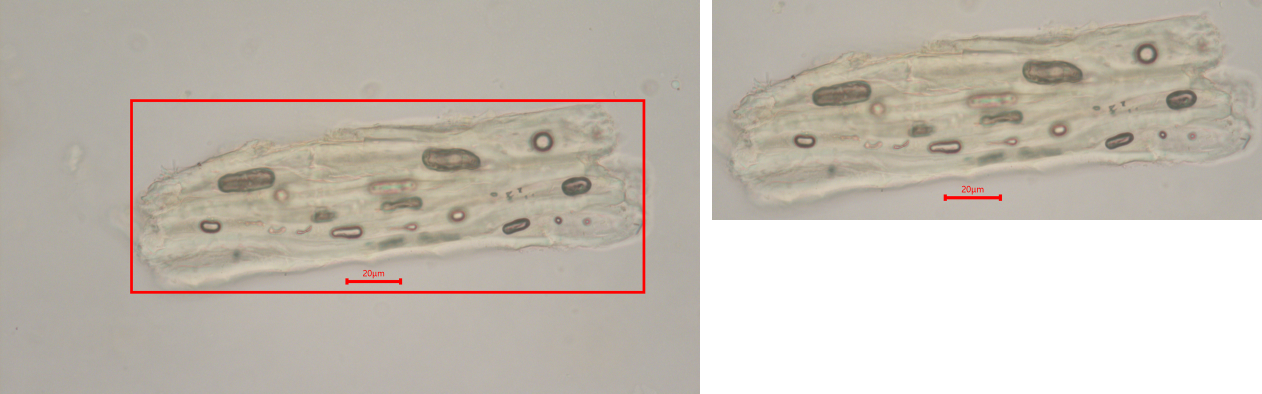
#> input picture tcm_fiber_view_04_01_check.png, 2524 x 788 px (shown at 1/2 size)
$ python -i scalebar_duo.py   (imports and definitions only)
#> lines starting #> are read from the running program, lines starting #| are printed output that depends on the picture; after the words box and inside, x2 and y2 are one past the last pixel; in counts of white or black regions, pixels touching at a corner belong together
#> further down, picture is the input picture: shape (788, 2524, 3); mean B, G, R 178.3, 188, 195.5
# -*- coding: utf-8 -*-
"""对显微图的烧录比例尺做本地 OCR 与视觉旁证交叉验证。

明确的比例尺读数由交付层向下游传递。调用者可传同目录族先验和已获旁证的像素读数。逐图对照入口通过显式 --images 生成 CSV。

主要定义：engine_a、engine_b、cross_validate 和 measure_img_px_per_um。
关联：detect_core.lookup_px_per_um 使用内存图像接口，ls_common 提供标定来源与可信状态。
"""
import argparse
import os
import csv
import re
import unicodedata

import cv2
import numpy as np

import paths                                          # 路径唯一权威（项目根 paths.py）

# 输出目录取路径权威，**不再按自身位置推深度**（2026-10-09：本模块自 标注体系/common 上提到
# 项目根 common/ 后，`dirname(HERE)` 会退到项目根、`results/` 落到错误位置 —— 与 P4-14/P4-15 同类坏点）。
OUT = os.path.join(paths.DET_RESULTS, "scalebar_duo")

from ls_common import (STATUS_OK, STATUS_OK_CONSENSUS, TRUSTED_STATUSES,  # noqa: E402
                       imread_cn, load_config, resolve_key)
import vlm_api                                               # call_vlm / encode_jpeg_b64 / parse_vlm_json

B_PROMPT = """你是中药显微图像标注助手。这张图右下角或图内某处烧录了比例尺（一条**线段** + 旁边文字如"长度：20.00um"）。

请只针对这条比例尺线段（【不含】旁边的文字）：
- present：是否存在可辨认的比例尺线段
- color：线段颜色（black / red / other / none）
- bbox_2d：比例尺**线段**的紧外接矩形，0~1000 归一化坐标 [x1,y1,x2,y2]（左上/右下），务必只包住线段本身不包文字
- um_label：烧录文字里标注的微米数值（数字，如 20；读不到给 null）
- confidence：high / medium

只输出 JSON，不要输出其他文字：
{"present": true, "color": "black", "bbox_2d": [x1,y1,x2,y2], "um_label": 20, "confidence": "high"}"""


# ---------------- 本地 OCR（RapidOCR，惰性单例） ----------------
_OCR = None
# OCR 侧分辨率（2026-09-20 实测）：烧录文字里的"20.00"在 1536 下会被糊成"2000"，
# 出数值窗被判无效（蝉蜕 B20132527 实测 1536→"长度：2000um"、2048→"长度：20:00um"），
# 故按 2048 图族取全分辨率；3840 图族缩到 2048（0.53×）实测仍稳定读出"20μm"。
_OCR_MAX_SIDE = 2048
# VLM 侧分辨率单独固定：engine_b 沿用线上既有输入尺度，避免改 OCR 分辨率时连带改变 B 的行为。
VLM_MAX_SIDE = 1536


def _get_ocr():
    global _OCR
    if _OCR is None:
        from rapidocr_onnxruntime import RapidOCR
        _OCR = RapidOCR()
    return _OCR


# 只取紧挨单位的完整数值。旧相机的 “20.00” 偶被 OCR 读成 “20:00”。
_NUMBER = r"(?<![0-9A-Za-z.,/+−-])(?<![0-9]:)([0-9]+(?:\.[0-9]+|:00)?)"
_UM_CAPTION = re.compile(_NUMBER + r"\s*[uμ]\s*m[.。]?$", re.IGNORECASE)
_NUMBER_END = re.compile(_NUMBER + r"$")
_UNIT_FRAGMENT = re.compile(r"[uμw][mn]", re.IGNORECASE)
_AMBIGUOUS_CAPTION = re.compile(_NUMBER + r"\s*(?:w[mn]|[uμ]n)$", re.IGNORECASE)


# [7 lines left out: function _caption_value, not called in this run]


def _read_um_labels(img):
    """读带单位的标注。字形不清或数值与单位分框时，对原始像素做一次整行重读。"""
    ocr = _get_ocr()
    rows, _ = ocr(img)
    labels, numbers, units, reread = [], [], [], []
    for box, raw, conf in rows or ():
        text = unicodedata.normalize("NFKC", raw).strip()
        xs, ys = zip(*box)
        bbox = [int(min(xs)), int(min(ys)), int(max(xs)), int(max(ys))]
        value = _caption_value(_UM_CAPTION, text)
        if value is not None:
            labels.append(dict(um=value, bbox=bbox, text=raw, conf=float(conf)))
        elif _UNIT_FRAGMENT.fullmatch(text):
            units.append((bbox, conf))
        else:
            number = _caption_value(_NUMBER_END, text)
            if number is not None:
                numbers.append((bbox, number, conf))
            else:
                number = _caption_value(_AMBIGUOUS_CAPTION, text)
                if number is not None:
                    reread.append((bbox, number, conf))

    for (nx1, ny1, nx2, ny2), number, num_conf in numbers:
        for (ux1, uy1, ux2, uy2), unit_conf in units:
            height = min(ny2 - ny1, uy2 - uy1)
            overlap = min(ny2, uy2) - max(ny1, uy1)
            gap = ux1 - nx2
            if (height <= 0 or ux2 <= nx2 or overlap < height / 2
                    or not -height / 4 <= gap <= height):
                continue
            reread.append(([nx1, min(ny1, uy1), ux2, max(ny2, uy2)], number,
                           min(num_conf, unit_conf)))

    for (x1, y1, x2, y2), number, first_conf in reread:
        x1, y1 = max(0, x1), max(0, y1)
        x2, y2 = min(img.shape[1] - 1, x2), min(img.shape[0] - 1, y2)
        if x2 <= x1 or y2 <= y1:
            continue
        line, _ = ocr(img[y1:y2 + 1, x1:x2 + 1], use_det=False, use_cls=False)
        if not line:
            continue
        raw, conf = line[0]
        value = _caption_value(_UM_CAPTION, unicodedata.normalize("NFKC", raw).strip())
        if value == number and conf >= ocr.text_score:
            labels.append(dict(um=value, bbox=[x1, y1, x2, y2], text=raw,
                               conf=float(min(conf, first_conf))))
    return labels


# [23 lines left out: functions _nearby_um, ocr_read_um, not called in this run]


# ---------------- A 引擎：形态学量长 + 本地OCR读μm ----------------
# 黑尺位置先验（2026-09-20 实测 2048×1536/3840×2160 图族）：黑尺固定在右下角，
# x/w ≈ 0.83~0.98、y/h ≈ 0.88~0.93，位置小幅浮动 → ROI 取 (0.60, 0.80) 留足余量。
# 红尺位置**完全不固定**（实测 3840×2160 图族的红尺 y/h 在 0.55~0.94 间漂移）→ 不加 ROI，全图搜索。
BLACK_ROI_X = 0.60
BLACK_ROI_Y = 0.80
# 红尺资格（两项同时满足才算"实心红尺"）：
#   ① 候选框内"红像素占比" ≥ RED_SOLID —— 实测真红尺 0.537，误入红掩膜的杂散物多为 0.09~0.36；
#   ② 若黑尺候选也在，红尺长度不得短于其 RED_MIN_RATIO 倍 —— 图上确实存在"很红但很短"的
#      红色杂质（实测 red 占比 0.425~0.592、却只有 12~30px），会抢走正确的 234px 黑尺；
#      而同一图族的尺长稳定在数百 px，短块不可能是尺。
RED_SOLID = 0.40
RED_MIN_RATIO = 0.5
# 烧录标注是"画"上去的近纯黑覆盖层（实测线段 gray≈0~25），而组织自身的深色区多在 27 以上。
# 旧版用 gray<90 做掩膜，线段压到深色组织上时两者会经闭运算黏成一团（蝉蜕 B20132527 实测
# 黑掩膜连通域合并成 w/h=1.3 与 2.1 的两大块，被"细长"判据全部淘汰 → 右下 ROI 候选为空）。
INK_MAX = 30
# 端帽：线段两端各有竖向短笔画，实测竖游程 25px ≈ 8 倍线宽；组织纹理的竖游程多在 12~18
# 且逐行漂移 → 用"端帽成对 + 行间一致"两道约束把纹理噪声挡掉。
CAP_MIN = 12
# 线段最短像素长：实测图族真尺 233~373px；红色杂散物 9~66px。
MIN_BAR_PX = 80
# 行间一致性容差：真尺是 2~4 行几乎等起止的常值游程，纹理噪声的游程逐行漂移。
ROW_TOL = 4
# 线体粗细：真尺是一条细线，整段内部各列竖游程 ≈ 线宽（实测 3，偶有组织杂点穿过抬到 21）；
# 而深色组织纹理在整段内部的竖游程普遍 20~40（苦参 B20164003(3) 实测整段恒为 37）。
# 取内部 7 点竖游程的**中位数** ≤ THIN_MAX 作"这确实是一条线"的判据（中位数对偶发穿越点稳健）。
# 上限取 10：275 张真尺实测厚度只有两个值——3px（274 张）与 9px（连翘 20130915，粗墨烧录），
# 旧值 8 恰好把 9px 的真尺误杀、退回弱红路径量到 115px 假阳性；纹理块实测 20~40，余量仍足。
THIN_MAX = 10


# [148 lines left out: functions _elongated_components, _bar_px_in_bbox, _red_frac, _bbox_color, _vertical_extent, _cap_extent and 2 more, not called in this run]


# 文字窄带的横向放宽（倍字宽）。实测（2026-09-20）：绝大多数图线段与文字左对齐、右端还略短于
# 文字（右溢出 −0.20~0.03 倍字宽），但 um=50 图族的尺长 579px、比文字宽得多，会向文字右侧多
# 伸出 1.06 倍字宽（蝉蜕 1.jpg：文字 x[1321,1597] 宽 276、尺 x[1311,1889]）——原 0.4 倍系数
# 把该游程截断在窗口边缘，端帽判据因此不过，只能靠右下 ROI 兜底。故左取 0.5、右取 1.2。
BAR_ZONE_XL = 0.5
BAR_ZONE_XR = 1.2


# [13 lines left out: function _bar_zones, not called in this run]


def engine_a(img_bgr, read_um=True):
    """A 引擎：文字优先定 μm + 严格阈值/端帽定长；红/黑形态学兜底。
    返回 {bar_px, scale_type, bbox, bar_um, picked_by}。

    选序（2026-09-20 二次实测驱动）：
      ① **文字锚定**（`_read_um_labels` 拿 μm+锚点，`_scan_bar_lines` 扫文字邻域窄带）→ 采用：
         97 张样本 95 张有烧录文字，锚点最稳；且同一趟 OCR 就给出 μm，不再依赖
         "候选框附近找文字"那套脆弱逻辑；
      ② 否则 **合格红尺**（红全图候选且满足 `RED_SOLID` + `RED_MIN_RATIO`）→ 采用红尺：
         红尺位置完全不固定，只能靠颜色与长度自信度判定；
      ③ 否则 **黑尺**（严格阈值 + 端帽，右下 ROI）→ 采用：黑尺位置有强先验；
      ④ 都没有 → 返回 none。旧版此处会退回"弱红候选"（实测红占比仅 0.09~0.36、
         长 9~66px 的杂散物），量出的错值会污染下游 → 宁判 manual。
    """
#> called with read_um = True
    h, w = img_bgr.shape[:2]
#> h = 788; w = 2524
    gray = cv2.cvtColor(img_bgr, cv2.COLOR_BGR2GRAY)
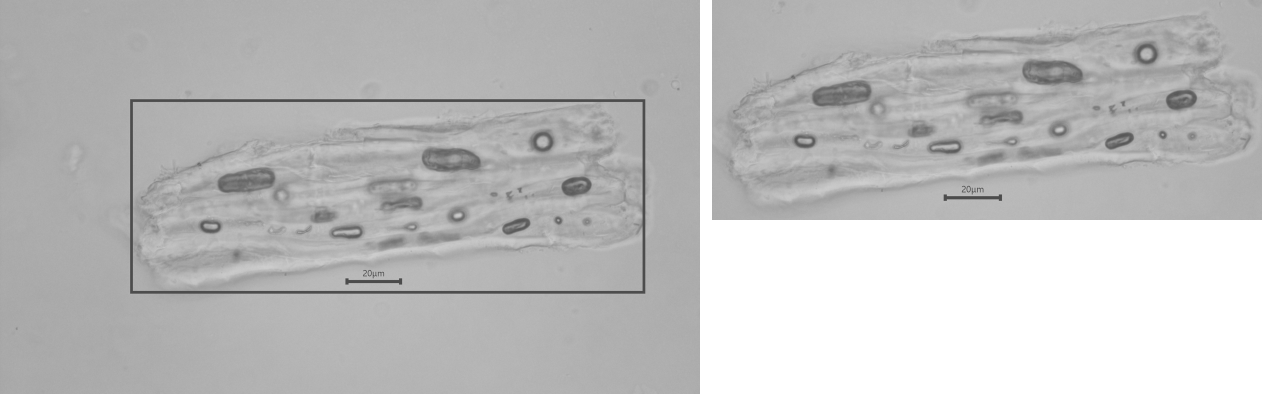
#> gray: shape (788, 2524) (shown at 1/2 size); min 76, max 255, mean 189.1
    b, g, r = cv2.split(img_bgr)
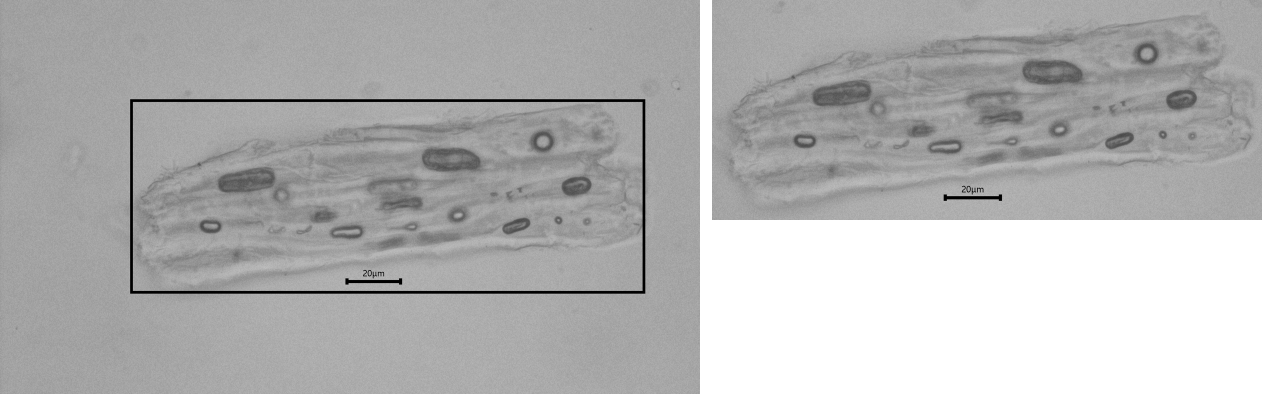
#> b: shape (788, 2524) (shown at 1/2 size); min 0, max 255, mean 178.3
    red_mask = (r.astype(int) - np.maximum(g.astype(int), b.astype(int)) > 40).astype(np.uint8) * 255
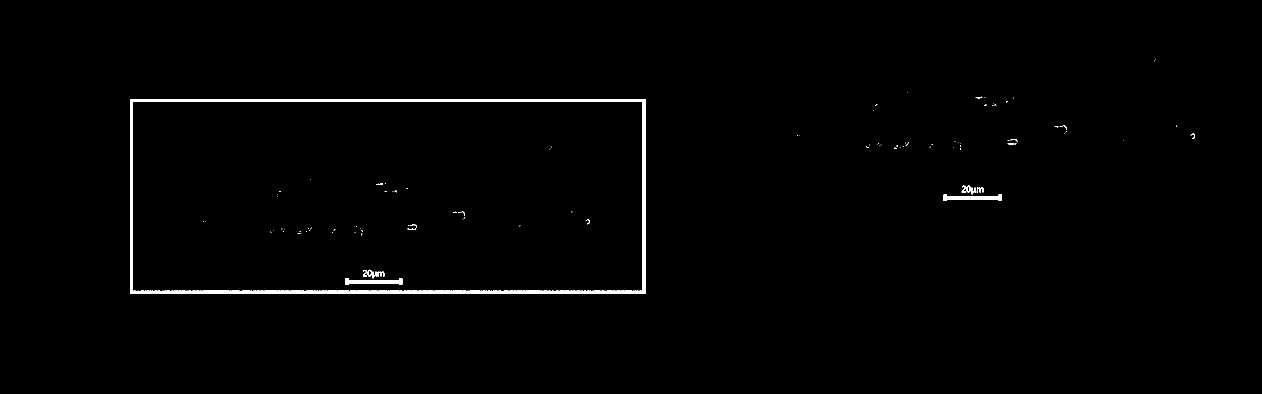
#> red_mask: shape (788, 2524) (shown at 1/2 size); 1% white; 108 white regions (87 under 20 px), largest, box (x1, y1, x2, y2) and area: (260, 198, 1291, 588) 17744, (1887, 388, 2004, 402) 904, (690, 556, 805, 570) 892

    # [18 lines left out: functions _red_pick, _pack, not called in this run]

    # ① 文字锚定：OCR 先给 μm 与锚点，再在锚点邻域用严格阈值 + 端帽定线长
    labels = _read_um_labels(img_bgr)
    tb = max(labels, key=lambda label: label["conf"], default=None)
    if tb:
        for (zy0, zy1, zx0, zx1) in _bar_zones(tb):
            hit = _scan_bar_lines(gray, zy0, zy1, zx0, zx1)
            if hit:
                return _pack("text", hit[0], hit[1], um=tb["um"])

    # ②/③ 兜底：合格红尺优先（位置不固定），再试右下 ROI 黑尺
    red_c = _red_pick()
    red_ok = red_c is not None and _red_frac(img_bgr, red_c[1]) >= RED_SOLID
    black_hit = _scan_bar_lines(gray, h * BLACK_ROI_Y, h, w * BLACK_ROI_X, w)
    if red_ok and black_hit and red_c[0] < RED_MIN_RATIO * black_hit[0]:
        red_ok = False      # 很红但很短 → 红色杂质，让位黑尺（详见 RED_MIN_RATIO 注释）
    if red_ok:
        return _pack("red", red_c[0], red_c[1])
    if black_hit:
        return _pack("black", black_hit[0], black_hit[1])
    # 没量到尺也要把已读到的烧录 μm 带出去：cross_validate 的 OK-low（族先验兜底）
    # 正是"μm 有了、线没量到"的场景——这里丢成 None 的话 OK-low 永远不会触发。
    return {"bar_px": 0, "scale_type": "none", "bbox": None,
            "bar_um": (tb["um"] if tb else None), "picked_by": "none"}


# ---------------- B 引擎：VLM 读长度+数字 ----------------
# [27 lines left out: function engine_b, not called in this run]


# ---------------- 交叉验证 ----------------
SOURCE = "duo(A文字优先+OCR / B=VLM, 交叉验证)"
# px_per_um 物理合理窗（2026-09-20 实测 277 张：合法值分布 [2.91, 11.65]，2.91 为黄芪
# 低倍率真值、已目视验证）。窗口留一个量级余量：拦得住退化错值（如 9px 杂散块量出的
# ppm≈0.4），又不误杀未来可能出现的更低倍率图。注意这是保险网不是修复手段——离群值
# 的根因多是 A 选错块，先修选块再看本闸门。
PPM_MIN = 0.5
PPM_MAX = 50.0


# [175 lines left out: functions cross_validate, measure_img_px_per_um, main, not called in this run]


# [2 lines not run here, left out]

>>> import cv2
>>> picture = cv2.imread('../tcm_fiber_view_04_01_check.png')
#> (the run stopped early here; a loop or call above may not have finished)
